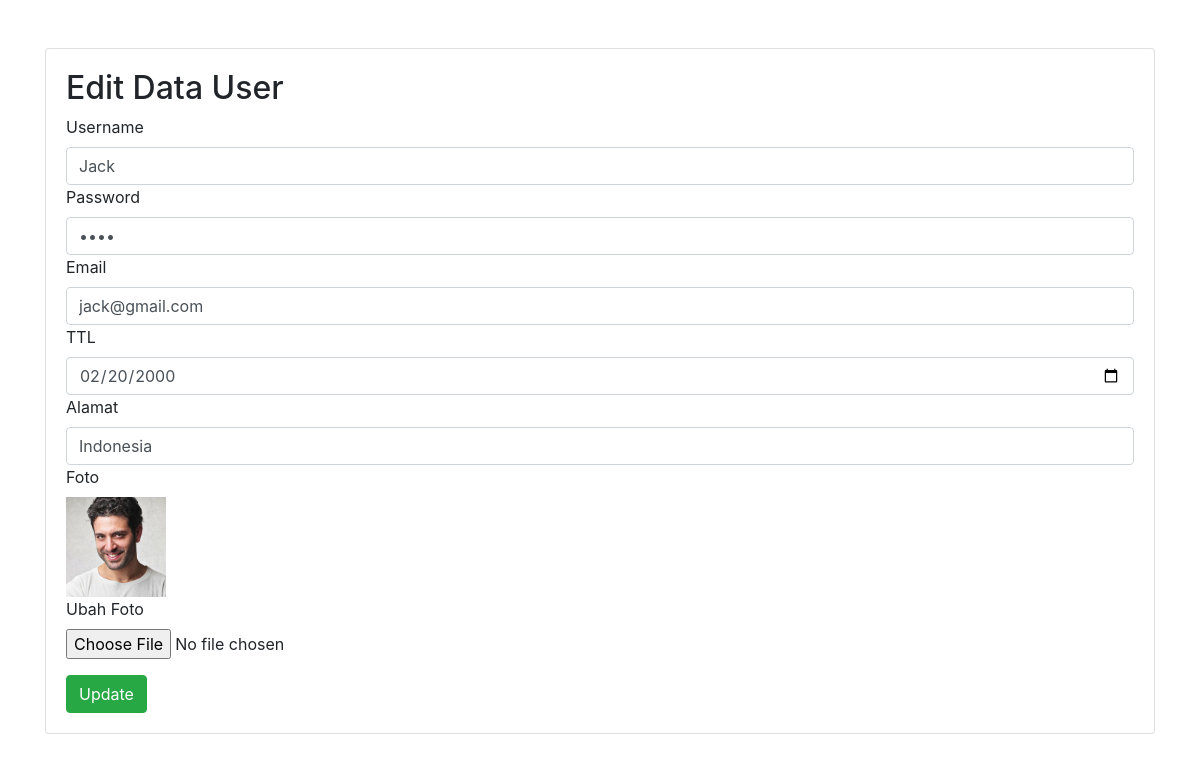
The page /edit.php?id=1 on the database its author committed.
### tables this page shows
CREATE TABLE `user` (
  `id` int(11) NOT NULL,
  `username` varchar(50) NOT NULL,
  `password` varchar(50) NOT NULL,
  `email` varchar(50) NOT NULL,
  `ttl` varchar(50) NOT NULL,
  `alamat` text NOT NULL,
  `foto` varchar(255) NOT NULL
);

### edit.php (the view, shortened to what this page needs)
<?php
	include 'koneksi.php';
	$id = $_GET['id'];
	$query = "SELECT * FROM user WHERE id=:id";
	$statment = $koneksi->prepare($query);
	$statment->execute(array(':id'=>$id));
	$data = $statment->fetch(PDO::FETCH_OBJ);
 ?>
<!DOCTYPE html>
<html>
<head>
	<link rel="stylesheet" type="text/css" href="css/bootstrap.min.css">
</head>
<body>
	<div class="container mt-5 mb-5">
	<div class="card">
		<div class="card-body">
		<h2>Edit Data User</h2>
		<form method="post" action="" enctype="multipart/form-data">
			<div class="form-row" >
				<div class="col-md-12">
					<label>Username</label>
					<input type="text" name="username" class="form-control" placeholder="Masukan Username" autocomplete="off" value="<?php echo $data->username ?>">
				</div>
				<div class="col-md-12">
					<label>Password</label>
					<input type="password" name="password" class="form-control" placeholder="Masukan Password" autocomplete="off" value="<?php echo $data->password ?>">
				</div>
				<div class="col-md-12">
					<label>Email</label>
					<input type="text" name="email" class="form-control" placeholder="Masukan Email" autocomplete="off" value="<?php echo $data->email ?>">
				</div>
				<div class="col-md-12">
					<label>TTL</label>
					<input type="date" name="ttl" class="form-control" autocomplete="off" value="<?php echo $data->ttl ?>">
				</div>
				<div class="col-md-12">
					<label>Alamat</label>
					<input type="text" name="alamat" class="form-control" placeholder="Masukan Alamat" autocomplete="off" value="<?php echo $data->alamat?>">
				</div>
				<div class="col-md-12">
					<label>Foto</label><br>
					<img src="foto_user/<?php echo $data->foto ?>" width=100>
				</div>
				<div class="col-md-12">
					<label>Ubah Foto</label>
					<input type="file" name="foto" class="form-control-file" autocomplete="off">
				</div>
			</div>
			<button class="btn btn-success mt-3" name="submit">Update</button>
		</form>
	</div>
	</div>
	</div>
</body>
</html>

### rows shown on the page
user: username "Jack", email "jack@gmail.com", ttl "02/20/2000", alamat "Indonesia", foto (picture)
